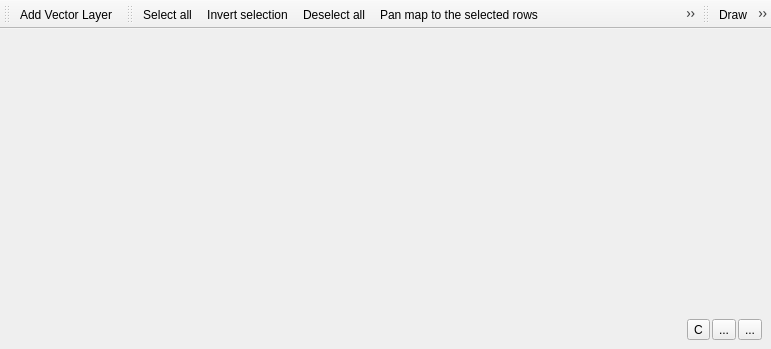
<?xml version="1.0" encoding="UTF-8"?>
<ui version="4.0">
 <class>labelingPanel</class>
 <widget class="QMainWindow" name="labelingPanel">
  <property name="geometry">
   <rect>
    <x>0</x>
    <y>0</y>
    <width>771</width>
    <height>349</height>
   </rect>
  </property>
  <property name="windowTitle">
   <string>Labeling</string>
  </property>
  <widget class="QWidget" name="centralwidget">
   <layout class="QVBoxLayout" name="verticalLayout">
    <item>
     <widget class="QStackedWidget" name="stackedWidget">
      <property name="currentIndex">
       <number>-1</number>
      </property>
     </widget>
    </item>
    <item>
     <widget class="QWidget" name="btnBar2" native="true">
      <layout class="QHBoxLayout" name="btnBarBottom">
       <property name="spacing">
        <number>2</number>
       </property>
       <property name="leftMargin">
        <number>0</number>
       </property>
       <property name="topMargin">
        <number>0</number>
       </property>
       <property name="rightMargin">
        <number>0</number>
       </property>
       <property name="bottomMargin">
        <number>0</number>
       </property>
       <item>
        <spacer name="horizontalSpacer">
         <property name="orientation">
          <enum>Qt::Horizontal</enum>
         </property>
         <property name="sizeHint" stdset="0">
          <size>
           <width>40</width>
           <height>20</height>
          </size>
         </property>
        </spacer>
       </item>
       <item>
        <widget class="QToolButton" name="btnShowLayerProperties">
         <property name="text">
          <string>C</string>
         </property>
         <property name="icon">
          <iconset resource="../../../../QGIS/images/images.qrc">
           <normaloff>:/images/themes/default/mActionChangeLabelProperties.svg</normaloff>:/images/themes/default/mActionChangeLabelProperties.svg</iconset>
         </property>
        </widget>
       </item>
       <item>
        <widget class="QToolButton" name="btnFormView">
         <property name="text">
          <string>...</string>
         </property>
         <property name="icon">
          <iconset resource="../../../../QGIS/images/images.qrc">
           <normaloff>:/images/themes/default/mActionFormView.svg</normaloff>:/images/themes/default/mActionFormView.svg</iconset>
         </property>
        </widget>
       </item>
       <item>
        <widget class="QToolButton" name="btnAttributeView">
         <property name="text">
          <string>...</string>
         </property>
         <property name="icon">
          <iconset resource="../../../../QGIS/images/images.qrc">
           <normaloff>:/images/themes/default/mActionOpenTable.svg</normaloff>:/images/themes/default/mActionOpenTable.svg</iconset>
         </property>
        </widget>
       </item>
      </layout>
     </widget>
    </item>
   </layout>
  </widget>
  <widget class="QToolBar" name="toolBarSelectVectorSource">
   <property name="windowTitle">
    <string>toolBar</string>
   </property>
   <attribute name="toolBarArea">
    <enum>TopToolBarArea</enum>
   </attribute>
   <attribute name="toolBarBreak">
    <bool>false</bool>
   </attribute>
   <addaction name="mActionAddOgrLayer"/>
  </widget>
  <widget class="QToolBar" name="toolBarSelectFeatures">
   <property name="windowTitle">
    <string>toolBar</string>
   </property>
   <attribute name="toolBarArea">
    <enum>TopToolBarArea</enum>
   </attribute>
   <attribute name="toolBarBreak">
    <bool>false</bool>
   </attribute>
   <addaction name="mActionSelectAll"/>
   <addaction name="mActionInvertSelection"/>
   <addaction name="mActionRemoveSelection"/>
   <addaction name="mActionPanMapToSelectedRows"/>
   <addaction name="mActionZoomMapToSelectedRows"/>
   <addaction name="mActionPreviousFeature"/>
   <addaction name="mActionNextFeature"/>
  </widget>
  <widget class="QToolBar" name="toolBarModifyFeatures">
   <property name="windowTitle">
    <string>Input / Output</string>
   </property>
   <attribute name="toolBarArea">
    <enum>TopToolBarArea</enum>
   </attribute>
   <attribute name="toolBarBreak">
    <bool>false</bool>
   </attribute>
   <addaction name="mActionAddFeature"/>
   <addaction name="mActionSaveEdits"/>
   <addaction name="mActionCancelEdits"/>
   <addaction name="mActionToggleEditing"/>
  </widget>
  <action name="mActionAddFeature">
   <property name="icon">
    <iconset resource="../../../../QGIS/images/images.qrc">
     <normaloff>:/images/themes/default/mActionCapturePolygon.svg</normaloff>:/images/themes/default/mActionCapturePolygon.svg</iconset>
   </property>
   <property name="text">
    <string>Draw</string>
   </property>
   <property name="toolTip">
    <string>Draw a new feature</string>
   </property>
  </action>
  <action name="mActionSaveEdits">
   <property name="icon">
    <iconset resource="../../../../QGIS/images/images.qrc">
     <normaloff>:/images/themes/default/mActionSaveEdits.svg</normaloff>:/images/themes/default/mActionSaveEdits.svg</iconset>
   </property>
   <property name="text">
    <string>SaveEdits</string>
   </property>
   <property name="toolTip">
    <string>Save Edits</string>
   </property>
  </action>
  <action name="mActionCancelEdits">
   <property name="icon">
    <iconset resource="../../../../QGIS/images/images.qrc">
     <normaloff>:/images/themes/default/mActionCancelEdits.svg</normaloff>:/images/themes/default/mActionCancelEdits.svg</iconset>
   </property>
   <property name="text">
    <string>Return</string>
   </property>
   <property name="toolTip">
    <string>Rejects Edits</string>
   </property>
  </action>
  <action name="mActionToggleEditing">
   <property name="checkable">
    <bool>true</bool>
   </property>
   <property name="icon">
    <iconset resource="../../../../QGIS/images/images.qrc">
     <normaloff>:/images/themes/default/mActionToggleEditing.svg</normaloff>:/images/themes/default/mActionToggleEditing.svg</iconset>
   </property>
   <property name="text">
    <string>ToggleEditing</string>
   </property>
  </action>
  <action name="mActionNewVectorLayer">
   <property name="icon">
    <iconset resource="../../../../QGIS/images/images.qrc">
     <normaloff>:/images/themes/default/mActionNewVectorLayer.svg</normaloff>:/images/themes/default/mActionNewVectorLayer.svg</iconset>
   </property>
   <property name="text">
    <string>New Vector Layer</string>
   </property>
  </action>
  <action name="mActionAddOgrLayer">
   <property name="icon">
    <iconset resource="../../../../QGIS/images/images.qrc">
     <normaloff>:/images/themes/default/mActionAddOgrLayer.svg</normaloff>:/images/themes/default/mActionAddOgrLayer.svg</iconset>
   </property>
   <property name="text">
    <string>Add Vector Layer...</string>
   </property>
   <property name="shortcut">
    <string>Ctrl+Shift+V</string>
   </property>
  </action>
  <action name="mActionShowLayerProperties">
   <property name="icon">
    <iconset resource="../../../../QGIS/images/images.qrc">
     <normaloff>:/images/themes/default/propertyicons/system.svg</normaloff>:/images/themes/default/propertyicons/system.svg</iconset>
   </property>
   <property name="text">
    <string>P</string>
   </property>
   <property name="toolTip">
    <string>Show layer properties</string>
   </property>
  </action>
  <action name="mActionSwitchToFormView">
   <property name="icon">
    <iconset resource="../../../../QGIS/images/images.qrc">
     <normaloff>:/images/themes/default/mActionFormView.svg</normaloff>:/images/themes/default/mActionFormView.svg</iconset>
   </property>
   <property name="text">
    <string>F</string>
   </property>
  </action>
  <action name="mActionSwitchToTableView">
   <property name="icon">
    <iconset resource="../../../../QGIS/images/images.qrc">
     <normaloff>:/images/themes/default/mActionOpenTable.svg</normaloff>:/images/themes/default/mActionOpenTable.svg</iconset>
   </property>
   <property name="text">
    <string>T</string>
   </property>
  </action>
  <action name="mActionSelectAll">
   <property name="icon">
    <iconset resource="../../../../QGIS/images/images.qrc">
     <normaloff>:/images/themes/default/mActionSelectAll.svg</normaloff>:/images/themes/default/mActionSelectAll.svg</iconset>
   </property>
   <property name="text">
    <string>Select all</string>
   </property>
   <property name="toolTip">
    <string>Select all (Ctrl+A)</string>
   </property>
   <property name="shortcut">
    <string>Ctrl+A</string>
   </property>
  </action>
  <action name="mActionInvertSelection">
   <property name="icon">
    <iconset resource="../../../../QGIS/images/images.qrc">
     <normaloff>:/images/themes/default/mActionInvertSelection.svg</normaloff>:/images/themes/default/mActionInvertSelection.svg</iconset>
   </property>
   <property name="text">
    <string>Invert selection</string>
   </property>
   <property name="toolTip">
    <string>Invert selection (Ctrl+R)</string>
   </property>
   <property name="shortcut">
    <string>Ctrl+R</string>
   </property>
  </action>
  <action name="mActionRemoveSelection">
   <property name="icon">
    <iconset resource="../../../../QGIS/images/images.qrc">
     <normaloff>:/images/themes/default/mActionDeselectAll.svg</normaloff>:/images/themes/default/mActionDeselectAll.svg</iconset>
   </property>
   <property name="text">
    <string>Deselect all</string>
   </property>
   <property name="toolTip">
    <string>Deselect all (Ctrl+Shift+A)</string>
   </property>
   <property name="shortcut">
    <string>Ctrl+Shift+A</string>
   </property>
  </action>
  <action name="mActionPanMapToSelectedRows">
   <property name="icon">
    <iconset resource="../../../../QGIS/images/images.qrc">
     <normaloff>:/images/themes/default/mActionPanToSelected.svg</normaloff>:/images/themes/default/mActionPanToSelected.svg</iconset>
   </property>
   <property name="text">
    <string>Pan map to the selected rows</string>
   </property>
   <property name="toolTip">
    <string>Pan map to the selected rows (Ctrl+P)</string>
   </property>
   <property name="shortcut">
    <string>Ctrl+P</string>
   </property>
  </action>
  <action name="mActionZoomMapToSelectedRows">
   <property name="icon">
    <iconset resource="../../../../QGIS/images/images.qrc">
     <normaloff>:/images/themes/default/mActionZoomToSelected.svg</normaloff>:/images/themes/default/mActionZoomToSelected.svg</iconset>
   </property>
   <property name="text">
    <string>Zoom map to the selected rows</string>
   </property>
   <property name="toolTip">
    <string>Zoom map to the selected rows (Ctrl+J)</string>
   </property>
   <property name="shortcut">
    <string>Ctrl+J</string>
   </property>
  </action>
  <action name="mActionNextFeature">
   <property name="icon">
    <iconset resource="../../../../QGIS/images/images.qrc">
     <normaloff>:/images/themes/default/mActionAtlasNext.svg</normaloff>:/images/themes/default/mActionAtlasNext.svg</iconset>
   </property>
   <property name="text">
    <string>Next Feature</string>
   </property>
   <property name="toolTip">
    <string>Go to next feature</string>
   </property>
  </action>
  <action name="mActionPreviousFeature">
   <property name="icon">
    <iconset resource="../../../../QGIS/images/images.qrc">
     <normaloff>:/images/themes/default/mActionAtlasPrev.svg</normaloff>:/images/themes/default/mActionAtlasPrev.svg</iconset>
   </property>
   <property name="text">
    <string>Previous Feature</string>
   </property>
   <property name="toolTip">
    <string>Got to previous feature</string>
   </property>
  </action>
 </widget>
 <resources>
  <include location="resources.qrc"/>
  <include location="../../../../QGIS/images/images.qrc"/>
 </resources>
 <connections/>
</ui>
